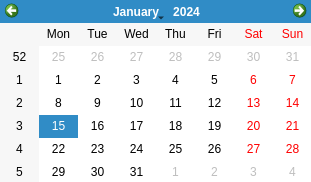
<?xml version="1.0" encoding="UTF-8"?>
<ui version="4.0">
 <class>venCalendar</class>
 <widget class="QDialog" name="venCalendar">
  <property name="geometry">
   <rect>
    <x>0</x>
    <y>0</y>
    <width>311</width>
    <height>182</height>
   </rect>
  </property>
  <property name="windowTitle">
   <string>Fecha Alta</string>
  </property>
  <widget class="QCalendarWidget" name="calendar">
   <property name="geometry">
    <rect>
     <x>0</x>
     <y>0</y>
     <width>312</width>
     <height>183</height>
    </rect>
   </property>
  </widget>
 </widget>
 <resources/>
 <connections/>
</ui>
